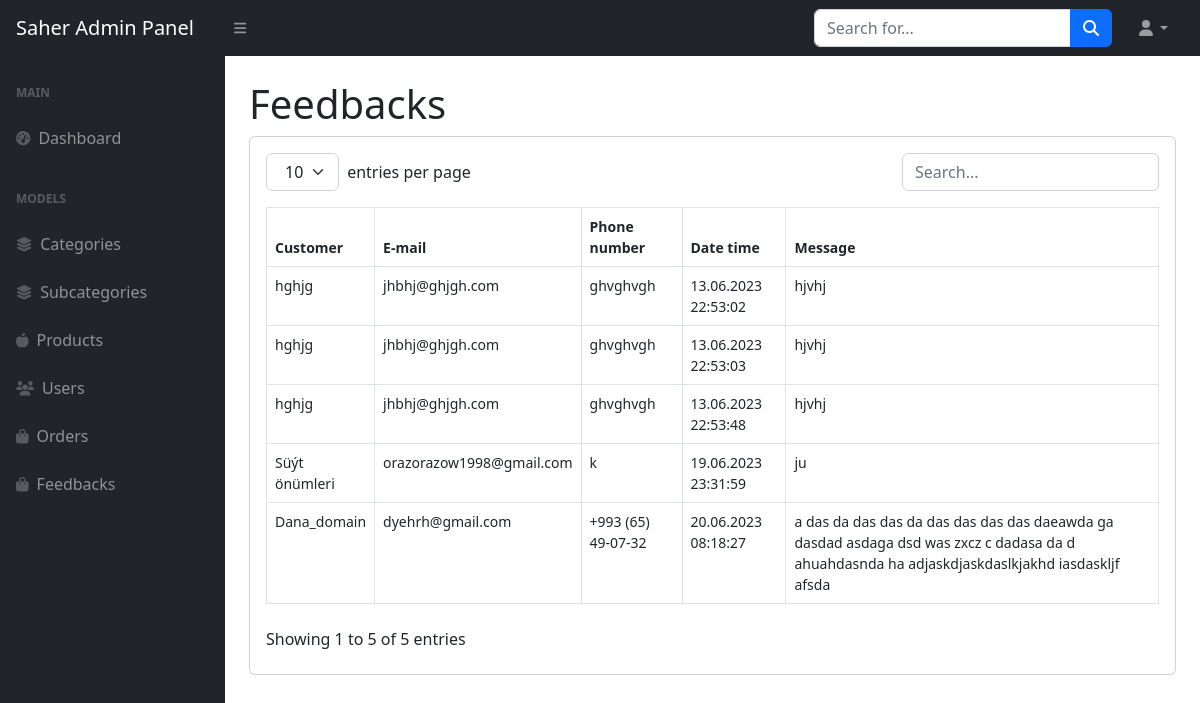
The page /adminpanel/feedbacks/ (signed in) on the database its author committed.
### feedbacks/models.py (models this page shows, shortened)
class Feedback(models.Model):
    name = models.CharField(max_length=100)
    email = models.EmailField()
    phone = models.CharField(max_length=20)
    message = models.TextField()
    created_at = models.DateTimeField(auto_now_add=True)
    updated_at = models.DateTimeField(auto_now=True)

### adminpanel/views.py (the view)
# urls.py: path('feedbacks/', views.feedbacks, name='admin.feedbacks'),
@login_required(login_url='admin.login')
def feedbacks(request):
    feedbacks = Feedback.objects.all()
    context = {
        'feedbacks':feedbacks
    }
    return render(request, 'adminpanel/feedbacks.html', context)

### Saher_app/context_processors.py (called while the page is built)
def include_categories(request):
    categories = Category.objects.all()
    subcategories = Subcategory.objects.all()
    if request.user.is_authenticated:
        shopping_cart, created =  Cart.objects.get_or_create(user = request.user, status = False)
    else:
        shopping_cart = None
    return {
        'categories': categories,
        'subcategories': subcategories,
        'shopping_cart': shopping_cart,
    }

### adminpanel/templates/adminpanel/feedbacks.html (shortened to what this page needs)
{% extends 'adminpanel/main.html' %}
{% block main %}
<main>
    <div class="container-fluid px-4">
        <h1 class="mt-4">Feedbacks</h1>
        <div class="card mb-4">
            <div class="card-body">
                <table id="datatablesSimple">
                    <thead>
                        <tr>
                            <th>Customer</th>
                            <th>E-mail</th>
                            <th>Phone number</th>
                            <th>Date time</th>
                            <th>Message</th>
                        </tr>
                    </thead>
                    <tbody>
                        {% for feedback in feedbacks %}
                        <tr>
                            <td>{{feedback.name}}</td>
                            <td>{{feedback.email}}</td>
                            <td>{{feedback.phone}}</td>
                            <td>{{feedback.updated_at|date:"d.m.Y H:i:s"}}</td>
                            <td>{{feedback.message}}</td>
                        </tr>
                        {% endfor %}
                    </tbody>
                </table>
            </div>
        </div>
    </div>
</main>
{% endblock main %}

### rows shown on the page
Feedback: name "hghjg", email "jhbhj@ghjgh.com", phone "ghvghvgh", updated_at "13.06.2023 22:53:02", message "hjvhj"
Feedback: name "hghjg", email "jhbhj@ghjgh.com", phone "ghvghvgh", updated_at "13.06.2023 22:53:03", message "hjvhj"
Feedback: name "hghjg", email "jhbhj@ghjgh.com", phone "ghvghvgh", updated_at "13.06.2023 22:53:48", message "hjvhj"
Feedback: name "Süýt önümleri", email "orazorazow1998@gmail.com", phone "k", updated_at "19.06.2023 23:31:59", message "ju"
Feedback: name "Dana_domain", email "dyehrh@gmail.com", phone "+993 (65) 49-07-32", updated_at "20.06.2023 08:18:27", message "a das da das das da das das das das daeawda ga dasdad asdaga dsd was zxcz c dadasa da d ahuahdasnda ha adjaskdjaskdaslkjakhd iasdaskljf afsda"
